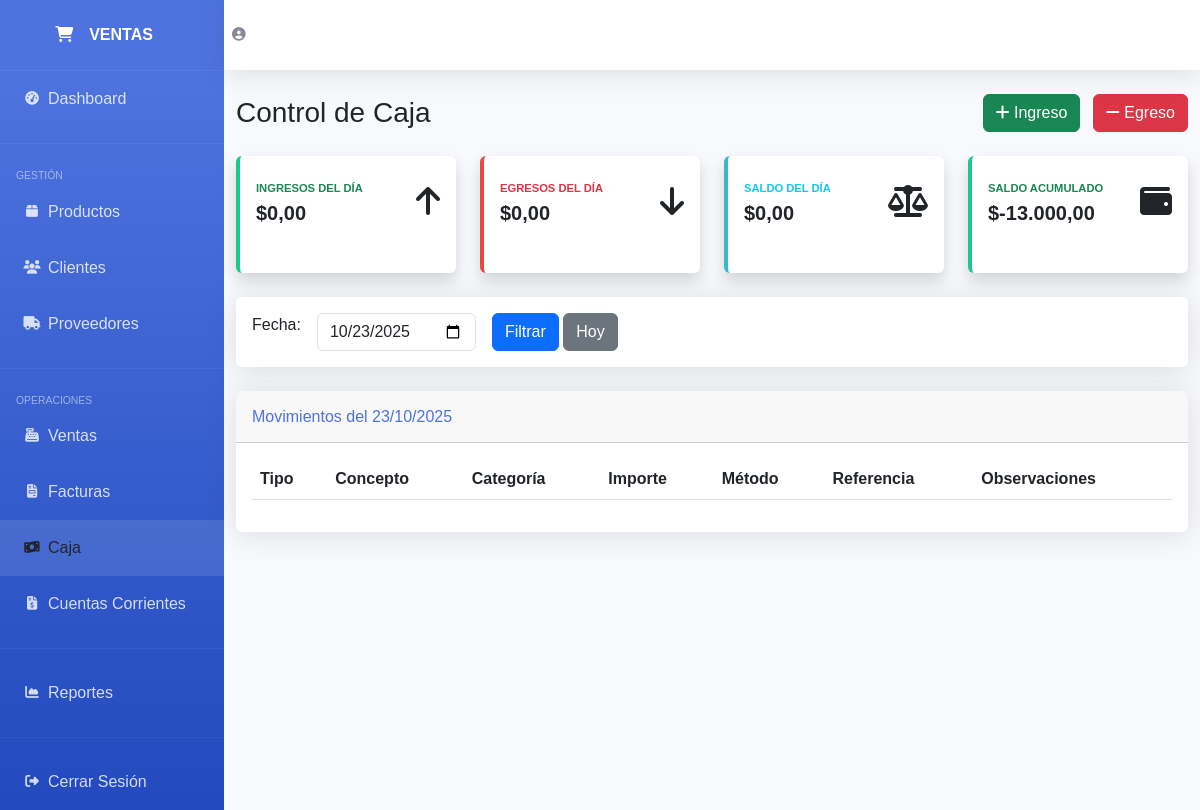
Page /caja.php on the earlier database version.
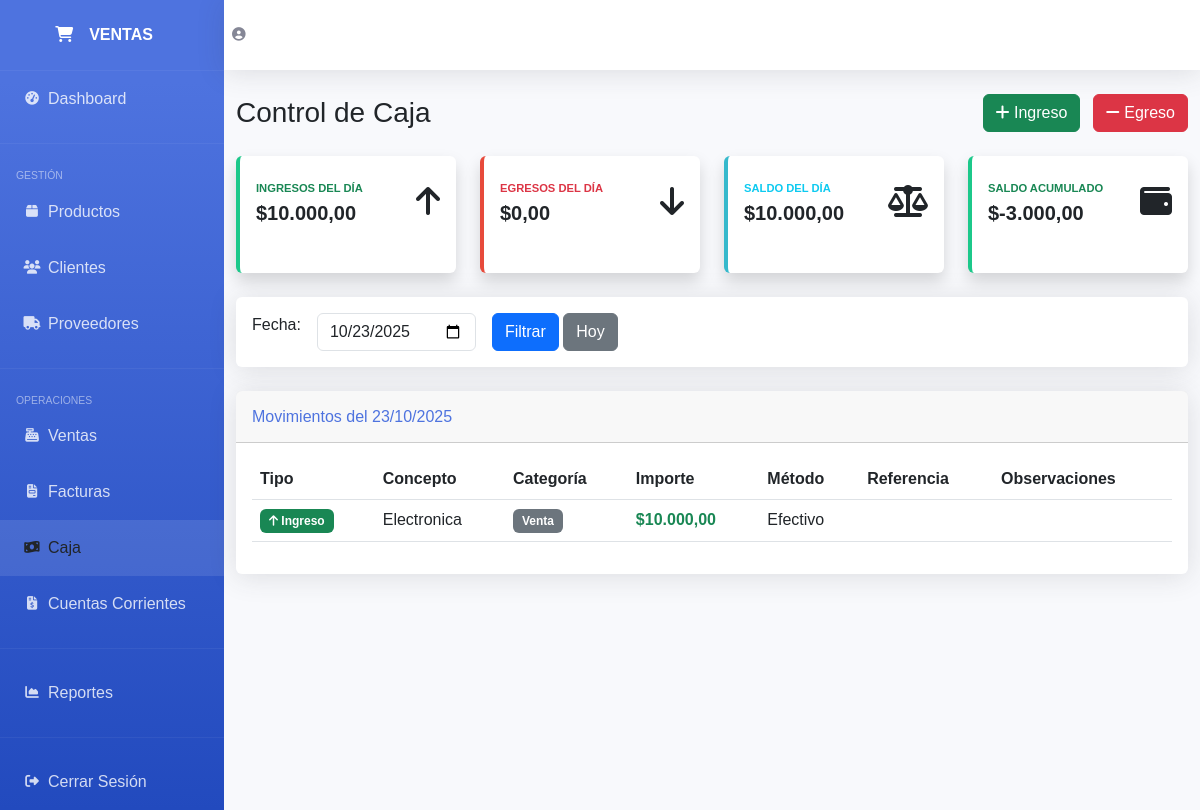
Same page on the later database version.
### tables this page shows
CREATE TABLE `movimientos_caja` (
  `id` int(11) NOT NULL,
  `tipo` enum('ingreso','egreso') NOT NULL,
  `concepto` varchar(255) NOT NULL,
  `categoria` enum('venta','compra','gasto','pago_proveedor','cobro_cliente','otro') NOT NULL,
  `importe` decimal(10,2) NOT NULL,
  `metodo_pago` enum('efectivo','tarjeta','transferencia','cheque') NOT NULL,
  `referencia` varchar(100) DEFAULT NULL,
  `fecha_movimiento` date NOT NULL,
  `cliente_id` int(11) DEFAULT NULL,
  `proveedor_id` int(11) DEFAULT NULL,
  `factura_id` int(11) DEFAULT NULL,
  `observaciones` text DEFAULT NULL,
  `usuario_id` int(11) NOT NULL,
  `fecha_creacion` timestamp NOT NULL DEFAULT current_timestamp()
);

### config.php (called while the page is built, shortened)
<?php
function formatear_precio($precio) {
    return '$' . number_format($precio, 2, ',', '.');
}
?>

### caja.php (the view, shortened to what the changed rows need)
<?php
require_once 'config.php';
$fecha_filtro = isset($_GET['fecha']) ? $_GET['fecha'] : date('Y-m-d');
$sql_movimientos = "SELECT * FROM movimientos_caja WHERE fecha_movimiento = ? ORDER BY id DESC";
$stmt = $conn->prepare($sql_movimientos);
$stmt->bind_param("s", $fecha_filtro);
$stmt->execute();
$result_movimientos = $stmt->get_result();
$sql_totales = "SELECT
                SUM(CASE WHEN tipo = 'ingreso' THEN importe ELSE 0 END) as total_ingresos,
                SUM(CASE WHEN tipo = 'egreso' THEN importe ELSE 0 END) as total_egresos,
                SUM(CASE WHEN tipo = 'ingreso' THEN importe ELSE -importe END) as saldo
                FROM movimientos_caja WHERE fecha_movimiento = ?";
$stmt_totales = $conn->prepare($sql_totales);
$stmt_totales->bind_param("s", $fecha_filtro);
$stmt_totales->execute();
$totales = $stmt_totales->get_result()->fetch_assoc();
$sql_acumulado = "SELECT SUM(CASE WHEN tipo = 'ingreso' THEN importe ELSE -importe END) as saldo_acumulado
                  FROM movimientos_caja WHERE fecha_movimiento <= ?";
$stmt_acum = $conn->prepare($sql_acumulado);
$stmt_acum->bind_param("s", $fecha_filtro);
$stmt_acum->execute();
$saldo_acumulado = $stmt_acum->get_result()->fetch_assoc()['saldo_acumulado'] ?? 0;
?>
<!DOCTYPE html>
<html lang="es">
<head>
    <link href="https://cdnjs.cloudflare.com/ajax/libs/bootstrap/5.3.0/css/bootstrap.min.css" rel="stylesheet">
    <link href="https://cdnjs.cloudflare.com/ajax/libs/font-awesome/6.4.0/css/all.min.css" rel="stylesheet">
</head>
<body>
    <div id="wrapper">
        <div id="content-wrapper">
            <div class="container-fluid">
                <div class="d-sm-flex align-items-center justify-content-between mb-4">
                    <h1 class="h3 mb-0 text-gray-800">Control de Caja</h1>
                </div>
                <div class="row">
                    <div class="col-xl-3 col-md-6 mb-4">
                        <div class="card border-left-success shadow h-100 py-2">
                            <div class="card-body">
                                <div class="row no-gutters align-items-center">
                                    <div class="col mr-2">
                                        <div class="text-xs font-weight-bold text-success text-uppercase mb-1">Ingresos del Día</div>
                                        <div class="h5 mb-0 font-weight-bold text-gray-800">
                                            <?php echo formatear_precio($totales['total_ingresos'] ?? 0); ?>
                                        </div>
                                    </div>
                                </div>
                            </div>
                        </div>
                    </div>
                    <div class="col-xl-3 col-md-6 mb-4">
                        <div class="card border-left-info shadow h-100 py-2">
                            <div class="card-body">
                                <div class="row no-gutters align-items-center">
                                    <div class="col mr-2">
                                        <div class="text-xs font-weight-bold text-info text-uppercase mb-1">Saldo del Día</div>
                                        <div class="h5 mb-0 font-weight-bold text-gray-800">
                                            <?php echo formatear_precio($totales['saldo'] ?? 0); ?>
                                        </div>
                                    </div>
                                </div>
                            </div>
                        </div>
                    </div>
                    <div class="col-xl-3 col-md-6 mb-4">
                        <div class="card border-left-success shadow h-100 py-2">
                            <div class="card-body">
                                <div class="row no-gutters align-items-center">
                                    <div class="col mr-2">
                                        <div class="text-xs font-weight-bold text-success text-uppercase mb-1">Saldo Acumulado</div>
                                        <div class="h5 mb-0 font-weight-bold text-gray-800">
                                            <?php echo formatear_precio($saldo_acumulado); ?>
                                        </div>
                                    </div>
                                </div>
                            </div>
                        </div>
                    </div>
                </div>
                <div class="card">
                    <div class="card-body">
                        <div class="table-responsive">
                            <table class="table table-hover">
                                <thead>
                                    <tr>
                                        <th>Tipo</th>
                                        <th>Concepto</th>
                                        <th>Categoría</th>
                                        <th>Importe</th>
                                        <th>Método</th>
                                        <th>Referencia</th>
                                        <th>Observaciones</th>
                                    </tr>
                                </thead>
                                <tbody>
                                    <?php while($row = $result_movimientos->fetch_assoc()): ?>
                                    <tr>
                                        <td>
                                            <?php if($row['tipo'] === 'ingreso'): ?>
                                                <span class="badge bg-success">
                                                    <i class="fas fa-arrow-up"></i> Ingreso
                                                </span>
                                            <?php else: ?>
                                                <span class="badge bg-danger">
                                                    <i class="fas fa-arrow-down"></i> Egreso
                                                </span>
                                            <?php endif; ?>
                                        </td>
                                        <td><?php echo $row['concepto']; ?></td>
                                        <td><span class="badge bg-secondary"><?php echo ucfirst(str_replace('_', ' ', $row['categoria'])); ?></span></td>
                                        <td class="fw-bold <?php echo $row['tipo'] === 'ingreso' ? 'text-success' : 'text-danger'; ?>">
                                            <?php echo formatear_precio($row['importe']); ?>
                                        </td>
                                        <td><?php echo ucfirst($row['metodo_pago']); ?></td>
                                        <td><?php echo $row['referencia'] ?? '-'; ?></td>
                                        <td><?php echo $row['observaciones'] ?? '-'; ?></td>
                                    </tr>
                                    <?php endwhile; ?>
                                </tbody>
                            </table>
                        </div>
                    </div>
                </div>
            </div>
        </div>
    </div>
</body>
</html>

Differences in the rows shown:
added movimientos_caja: tipo "ingreso" (drawn), concepto "Electronica", categoria "Venta", importe "$10.000,00", metodo_pago "Efectivo"
Other differences:
formatear_precio($totales['total_ingresos'] ?? 0): "$0,00" → "$10.000,00"
formatear_precio($totales['saldo'] ?? 0): "$0,00" → "$10.000,00"
formatear_precio($saldo_acumulado): "$-13.000,00" → "$-3.000,00"
